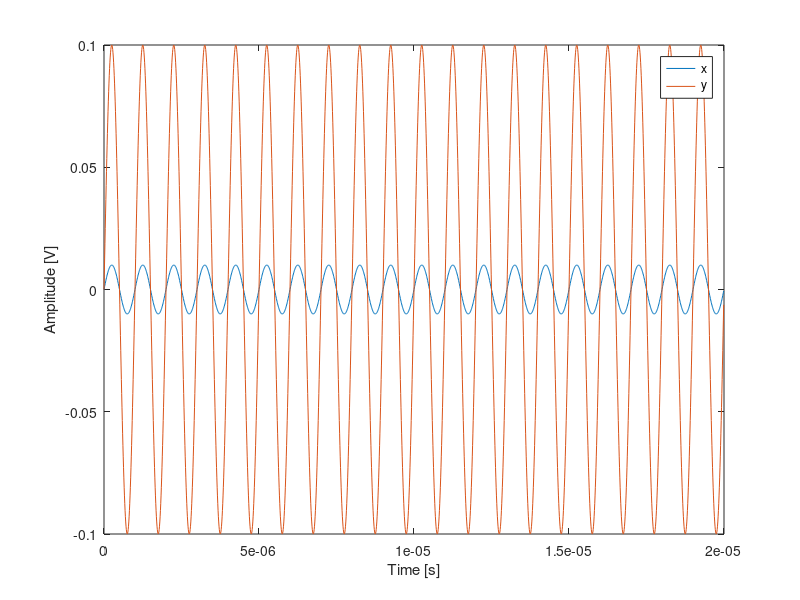
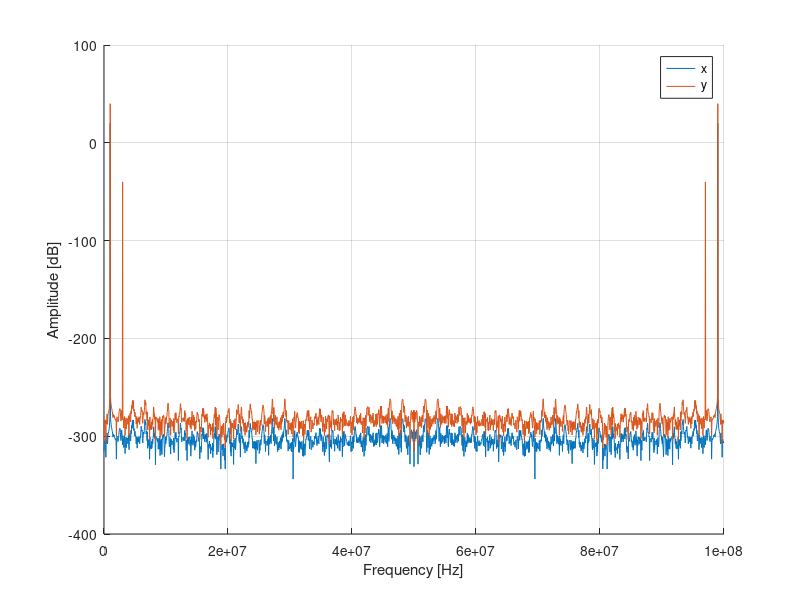

Here is the MATLAB script that generated these plots, in order:
clear;
close all;

% define input signal
% input amplitude 
A=10e-3; %[V]
% input frequency 
fin=1e6; %[Hz]

% number of periods to be simulated
no_periods=20; %[-]
% total simulation time
T=no_periods/fin; %[s]
% points per periond
no_points_per_period=100; %[-]
% simulation time step
dt=1/fin/no_points_per_period; %[s]
% define time vector
t=0:dt:T-dt; %[s]

% input signal
x=A*sin(2*pi*fin*t); %[V]

% define amplifier
% gain
a1=10; %[-]
a3=-40;%[V^-2]

% compute output signal
y=a1*x+a3*x.^3; %[V]

%plot
plot(t,x,t,y)
xlabel('Time [s]')
ylabel('Amplitude [V]')
legend('x','y')


%compute fft
X=abs(fft(x));
XdB=20*log10(X); %[dB]
Y=abs(fft(y));
YdB=20*log10(Y); %[dB]
% FFT resolution
fres=1/T; %[Hz]
% maximum FFT frequency
fmax=1/dt; %[Hz]
% frequency vector
f=0:fres:(fmax-fres); %[Hz]

%plot FFT
figure
hold on
plot(f,XdB,f,YdB)
hold off
xlabel('Frequency [Hz]')
ylabel('Amplitude [dB]')
legend('x','y')
grid
